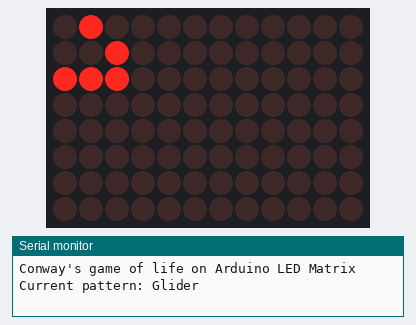
Recording of a sketch running on a simulated Arduino Uno R4 WiFi. On the bench: 12×8 LED matrix, the last lines printed to the serial monitor.

Above: at 1.1 s.
At 5.7 s:
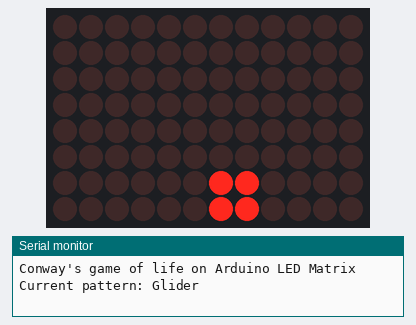
At 10.5 s:
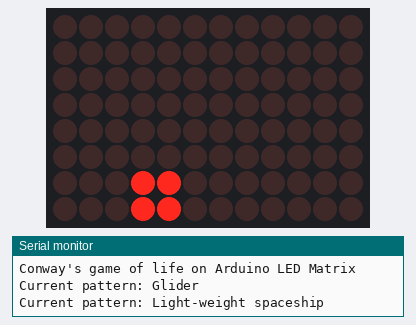
At 20.9 s:
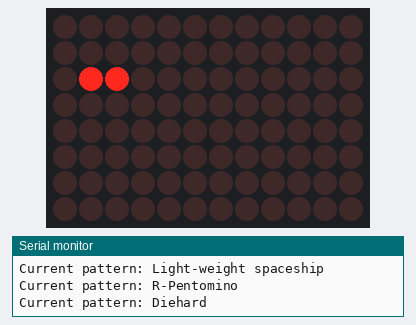
At 28.9 s:
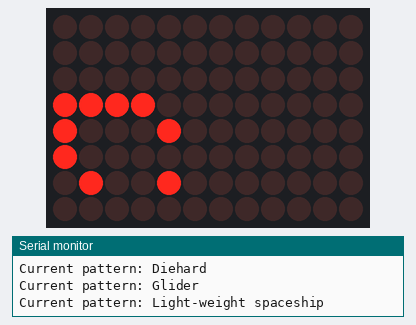
At 37.1 s:
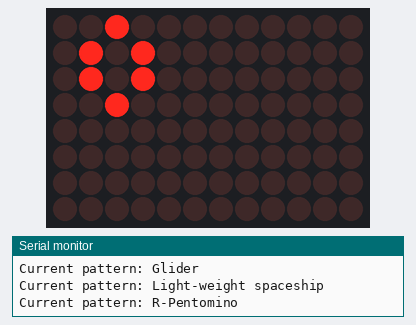

The sketch:

gameoflife.ino
```cpp
/*
  Game Of Life

  The Game of Life, also known simply as Life, is a cellular automaton devised
  by the British mathematician John Horton Conway in 1970. It is a zero-player game,
  meaning that its evolution is determined by its initial state, requiring no further
  input.

  Example developed starting from Toby Oxborrow's sketch
  https://github.com/tobyoxborrow/gameoflife-arduino/blob/master/GameOfLife.ino

  See the full documentation here:
  https://docs.arduino.cc/tutorials/uno-r4-wifi/led-matrix
*/

#include "Arduino_LED_Matrix.h" // Include the LED_Matrix library

// grid dimensions. should not be larger than 8x8
#define MAX_Y 8
#define MAX_X 12

// time to wait between turns
#define TURN_DELAY 200

// how many turns per game before starting a new game
// you can also use the reset button on the board
#define TURNS_MAX 60

// number of patterns in predefined list
#define MAX_PATTERNS 4

// how many turns to wait if there are no changes before starting a new game
#define NO_CHANGES_RESET 4

int turns = 0;       // counter for turns
int noChanges = 0;  // counter for turns without changes

// game state. 0 is dead cell, 1 is live cell
uint8_t grid[MAX_Y][MAX_X] = {
    {0, 0, 0, 0, 0, 0, 0, 0, 0, 0, 0, 0},
    {0, 0, 0, 0, 0, 0, 0, 0, 0, 0, 0, 0},
    {0, 0, 0, 0, 0, 0, 0, 0, 0, 0, 0, 0},
    {0, 0, 0, 0, 0, 0, 0, 0, 0, 0, 0, 0},
    {0, 0, 0, 0, 0, 0, 0, 0, 0, 0, 0, 0},
    {0, 0, 0, 0, 0, 0, 0, 0, 0, 0, 0, 0},
    {0, 0, 0, 0, 0, 0, 0, 0, 0, 0, 0, 0},
    {0, 0, 0, 0, 0, 0, 0, 0, 0, 0, 0, 0},
};

int currentPattern = 0;

String patternNames[] = {
  "Glider",
  "Light-weight spaceship",
  "R-Pentomino",
  "Diehard"
};

// custom starting grid patterns
boolean cGrids[][MAX_Y][MAX_X] = {
    { /* Glider */
        {0, 1, 0, 0, 0, 0, 0, 0, 0, 0, 0, 0},
        {0, 0, 1, 0, 0, 0, 0, 0, 0, 0, 0, 0},
        {1, 1, 1, 0, 0, 0, 0, 0, 0, 0, 0, 0},
        {0, 0, 0, 0, 0, 0, 0, 0, 0, 0, 0, 0},
        {0, 0, 0, 0, 0, 0, 0, 0, 0, 0, 0, 0},
        {0, 0, 0, 0, 0, 0, 0, 0, 0, 0, 0, 0},
        {0, 0, 0, 0, 0, 0, 0, 0, 0, 0, 0, 0},
        {0, 0, 0, 0, 0, 0, 0, 0, 0, 0, 0, 0}
    },
    { /* Light-weight spaceship */
        {0, 0, 0, 0, 0, 0, 0, 0, 0, 0, 0, 0},
        {0, 0, 0, 0, 0, 0, 0, 0, 0, 0, 0, 0},
        {0, 0, 0, 0, 1, 0, 0, 1, 0, 0, 0, 0},
        {0, 0, 0, 1, 0, 0, 0, 0, 0, 0, 0, 0},
        {0, 0, 0, 1, 0, 0, 0, 1, 0, 0, 0, 0},
        {0, 0, 0, 1, 1, 1, 1, 0, 0, 0, 0, 0},
        {0, 0, 0, 0, 0, 0, 0, 0, 0, 0, 0, 0},
        {0, 0, 0, 0, 0, 0, 0, 0, 0, 0, 0, 0}
    },
    { /* R-Pentomino */
        {0, 0, 0, 0, 0, 0, 0, 0, 0, 0, 0, 0},
        {0, 0, 0, 0, 0, 0, 0, 0, 0, 0, 0, 0},
        {0, 0, 0, 0, 0, 0, 0, 0, 0, 0, 0, 0},
        {0, 0, 0, 0, 0, 0, 1, 1, 0, 0, 0, 0},
        {0, 0, 0, 0, 0, 1, 1, 0, 0, 0, 0, 0},
        {0, 0, 0, 0, 0, 0, 1, 0, 0, 0, 0, 0},
        {0, 0, 0, 0, 0, 0, 0, 0, 0, 0, 0, 0},
        {0, 0, 0, 0, 0, 0, 0, 0, 0, 0, 0, 0}
    },
    { /* Die hard */
        {0, 0, 0, 0, 0, 0, 1, 0, 0, 0, 0, 0},
        {1, 1, 0, 0, 0, 0, 0, 0, 0, 0, 0, 0},
        {0, 1, 0, 0, 0, 1, 1, 1, 0, 0, 0, 0},
        {0, 0, 0, 0, 0, 0, 0, 0, 0, 0, 0, 0},
        {0, 0, 0, 0, 0, 0, 0, 0, 0, 0, 0, 0},
        {0, 0, 0, 0, 0, 0, 0, 0, 0, 0, 0, 0},
        {0, 0, 0, 0, 0, 0, 0, 0, 0, 0, 0, 0},
        {0, 0, 0, 0, 0, 0, 0, 0, 0, 0, 0, 0}
    }
};


ArduinoLEDMatrix matrix;

void setup() {
  Serial.begin(9600);
  delay(1000);

  Serial.println("Conway's game of life on Arduino LED Matrix");
  matrix.begin();

  resetGrid();
  displayGrid();

}

void loop() {
  delay(TURN_DELAY);

  playGoL();

  turns++;

  // reset the grid if no changes have occured recently
  // for when the game enters a static stable state
  if (noChanges > NO_CHANGES_RESET) {
    resetGrid();

  }
  // reset the grid if the loop has been running a long time
  // for when the game cycles between a few stable states
  if (turns > TURNS_MAX) {
    resetGrid();
  }

  displayGrid();
}

// play game of life
void playGoL() {
  /*
    1. Any live cell with fewer than two neighbours dies, as if by loneliness.
    2. Any live cell with more than three neighbours dies, as if by
    overcrowding.
    3. Any live cell with two or three neighbours lives, unchanged, to the next
    generation.
    4. Any dead cell with exactly three neighbours comes to life.
    */

  boolean newGrid[MAX_Y][MAX_X] = {
      {0, 0, 0, 0, 0, 0, 0, 0, 0, 0, 0, 0},
      {0, 0, 0, 0, 0, 0, 0, 0, 0, 0, 0, 0},
      {0, 0, 0, 0, 0, 0, 0, 0, 0, 0, 0, 0},
      {0, 0, 0, 0, 0, 0, 0, 0, 0, 0, 0, 0},
      {0, 0, 0, 0, 0, 0, 0, 0, 0, 0, 0, 0},
      {0, 0, 0, 0, 0, 0, 0, 0, 0, 0, 0, 0},
      {0, 0, 0, 0, 0, 0, 0, 0, 0, 0, 0, 0},
      {0, 0, 0, 0, 0, 0, 0, 0, 0, 0, 0, 0}
  };

  for (int y = 0; y < MAX_Y; y++) {
    for (int x = 0; x < MAX_X; x++) {
      int neighboughs = countNeighbours(y, x);
      if (grid[y][x] == 1) {
        if ((neighboughs == 2) || (neighboughs == 3)) {
          newGrid[y][x] = 1;
        } else {
          newGrid[y][x] = 0;
        }
      } else {
        if (neighboughs == 3) {
          newGrid[y][x] = 1;
        } else {
          newGrid[y][x] = 0;
        }
      }
    }
  }

  // update the current grid from the new grid and count how many changes
  // occured
  int changes = 0;
  for (int y = 0; y < MAX_Y; y++) {
    for (int x = 0; x < MAX_X; x++) {
      if (newGrid[y][x] != grid[y][x]) {
        changes++;
      }
      grid[y][x] = newGrid[y][x];
    }
  }

  // update global counter when no changes occured
  if (changes == 0) {
    noChanges++;
  }
}

// count the number of neighbour live cells for a given cell
int countNeighbours(int y, int x) {
  int count = 0;

  // -- Row above us ---
  if (y > 0) {
    // above left
    if (x > 0) {
      count += grid[y - 1][x - 1];
    }
    // above
    count += grid[y - 1][x];
    // above right
    if ((x + 1) < 8) {
      count += grid[y - 1][x + 1];
    }
  }

  // -- Same row -------
  // left
  if (x > 0) {
    count += grid[y][x - 1];
  }
  // right
  if ((x + 1) < 8) {
    count += grid[y][x + 1];
  }

  // -- Row below us ---
  if ((y + 1) < 8) {
    // below left
    if (x > 0) {
      count += grid[y + 1][x - 1];
    }
    // below
    count += grid[y + 1][x];
    // below right
    if ((x + 1) < 8) {
      count += grid[y + 1][x + 1];
    }
  }

  return count;
}

// reset the grid
void resetGrid() {
  Serial.print("Current pattern: ");
  Serial.println(patternNames[currentPattern]);
  noChanges = 0;
  turns = 0;

  for (int y = 0; y < MAX_Y; y++) {
    for (int x = 0; x < MAX_X; x++) {
      grid[y][x] = cGrids[currentPattern][y][x];
    }
  }
  currentPattern++;
  if(currentPattern >= MAX_PATTERNS){
    currentPattern = 0;
  }
}

// display the current grid to the LED matrix
void displayGrid() {
  matrix.renderBitmap(grid, 8, 12);
}
```

Measured:
- what the display in image 1 shows lasts 1.0 s, from 5.6 s to 6.6 s
